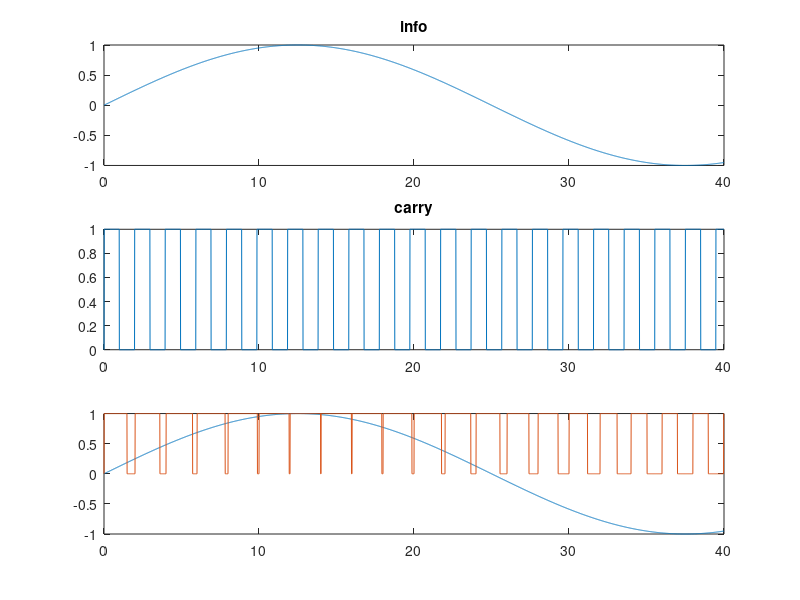

Recreate this plot in MATLAB.
clear all
clc
close all
dt = 1/100;
tau = 1;
N = 40;
endl = tau*N;
t=0:dt:endl; 
f = 0.02;
A = 1;
D = tau/(2*pi);
m = 0.5;
yc = sign(sin(10*t/(pi*tau)))>0;
ym = A*sin(2*pi*f*t);
%ym = cos(0.4*t).*sin(10*t/6)-sin(3*t/10);
maxv = max(abs((ym)));
s=[];
array_tau=[];
ycm=[];
for i=0:(2*tau):(endl-2*tau)
    s(end+1) = A*sin(2*pi*f*i);
    tau_len = tau+m*(1+(A*sin(2*pi*f*i))/maxv);
    array_tau(end+1)=tau_len;
    if i==0
        x=0:dt:(2*tau);
    else
        x=(dt):dt:(2*tau);
    end
    int = sign(sin(10*x/(pi*tau_len)))>0;
    
    int = double(int);
    
    ycm = [ycm, int];
end
subplot(3,3,1:3)
plot(t,ym);
title('info')
subplot(3,3,4:6)
plot(t,yc);
title('carry')
subplot(3,3,7:9)
plot(t,ym,t,ycm);



